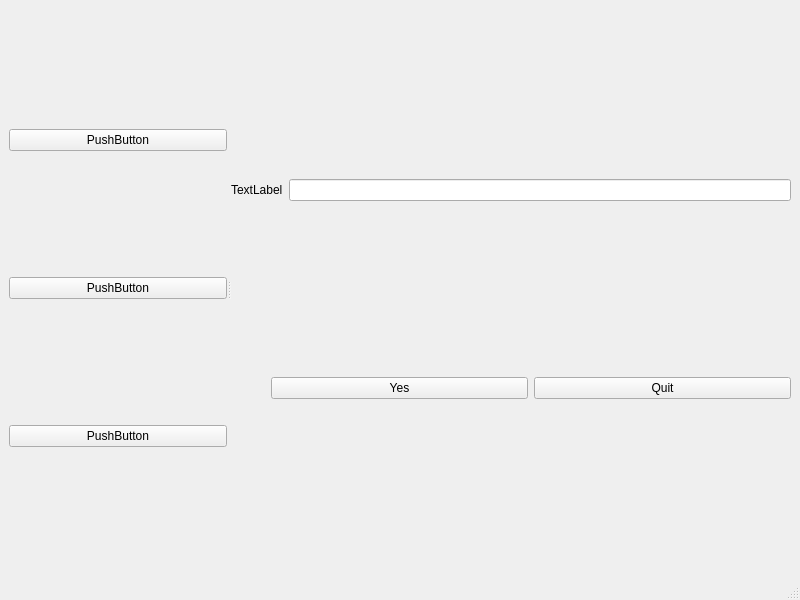
<?xml version="1.0" encoding="UTF-8"?>
<ui version="4.0">
 <class>MainWindow</class>
 <widget class="QMainWindow" name="MainWindow">
  <property name="geometry">
   <rect>
    <x>0</x>
    <y>0</y>
    <width>800</width>
    <height>600</height>
   </rect>
  </property>
  <property name="windowTitle">
   <string>MainWindow</string>
  </property>
  <widget class="QWidget" name="centralwidget">
   <layout class="QHBoxLayout" name="horizontalLayout_3">
    <item>
     <widget class="QSplitter" name="splitter">
      <property name="orientation">
       <enum>Qt::Horizontal</enum>
      </property>
      <widget class="QWidget" name="">
       <layout class="QVBoxLayout" name="verticalLayout_2">
        <item>
         <widget class="QPushButton" name="pushButton_3">
          <property name="text">
           <string>PushButton</string>
          </property>
         </widget>
        </item>
        <item>
         <widget class="QPushButton" name="pushButton_4">
          <property name="text">
           <string>PushButton</string>
          </property>
         </widget>
        </item>
        <item>
         <widget class="QPushButton" name="pushButton_5">
          <property name="text">
           <string>PushButton</string>
          </property>
         </widget>
        </item>
       </layout>
      </widget>
      <widget class="QWidget" name="">
       <layout class="QVBoxLayout" name="verticalLayout">
        <item>
         <layout class="QHBoxLayout" name="horizontalLayout">
          <item>
           <widget class="QLabel" name="label">
            <property name="text">
             <string>TextLabel</string>
            </property>
            <property name="buddy">
             <cstring>label</cstring>
            </property>
           </widget>
          </item>
          <item>
           <widget class="QLineEdit" name="lineEdit"/>
          </item>
         </layout>
        </item>
        <item>
         <layout class="QHBoxLayout" name="horizontalLayout_2">
          <item>
           <spacer name="horizontalSpacer">
            <property name="orientation">
             <enum>Qt::Horizontal</enum>
            </property>
            <property name="sizeType">
             <enum>QSizePolicy::Minimum</enum>
            </property>
            <property name="sizeHint" stdset="0">
             <size>
              <width>40</width>
              <height>20</height>
             </size>
            </property>
           </spacer>
          </item>
          <item>
           <widget class="QPushButton" name="pushButton">
            <property name="text">
             <string>Yes</string>
            </property>
           </widget>
          </item>
          <item>
           <widget class="QPushButton" name="pushButton_2">
            <property name="text">
             <string>Quit</string>
            </property>
           </widget>
          </item>
         </layout>
        </item>
       </layout>
      </widget>
     </widget>
    </item>
   </layout>
  </widget>
  <widget class="QMenuBar" name="menubar">
   <property name="geometry">
    <rect>
     <x>0</x>
     <y>0</y>
     <width>800</width>
     <height>25</height>
    </rect>
   </property>
  </widget>
  <widget class="QStatusBar" name="statusbar"/>
 </widget>
 <resources/>
 <connections/>
</ui>
